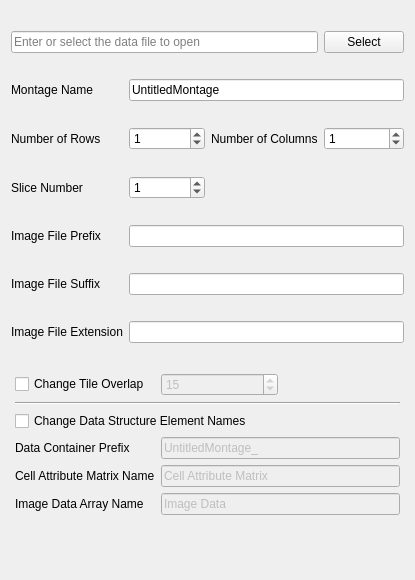
<?xml version="1.0" encoding="UTF-8"?>
<ui version="4.0">
 <class>EnterRobometDataPage</class>
 <widget class="QWizardPage" name="EnterRobometDataPage">
  <property name="geometry">
   <rect>
    <x>0</x>
    <y>0</y>
    <width>415</width>
    <height>580</height>
   </rect>
  </property>
  <property name="windowTitle">
   <string>WizardPage</string>
  </property>
  <layout class="QGridLayout" name="gridLayout" columnstretch="0,0,0,0">
   <property name="sizeConstraint">
    <enum>QLayout::SetDefaultConstraint</enum>
   </property>
   <item row="5" column="0">
    <widget class="QLabel" name="label_4">
     <property name="text">
      <string>Image File Prefix</string>
     </property>
    </widget>
   </item>
   <item row="3" column="3">
    <widget class="QSpinBox" name="numOfColsSB">
     <property name="value">
      <number>1</number>
     </property>
    </widget>
   </item>
   <item row="3" column="2">
    <widget class="QLabel" name="label_2">
     <property name="text">
      <string>Number of Columns</string>
     </property>
    </widget>
   </item>
   <item row="3" column="0">
    <widget class="QLabel" name="label">
     <property name="text">
      <string>Number of Rows</string>
     </property>
    </widget>
   </item>
   <item row="3" column="1">
    <widget class="QSpinBox" name="numOfRowsSB">
     <property name="value">
      <number>1</number>
     </property>
    </widget>
   </item>
   <item row="8" column="0" colspan="4">
    <layout class="QGridLayout" name="advancedGridLayout">
     <property name="leftMargin">
      <number>4</number>
     </property>
     <property name="topMargin">
      <number>4</number>
     </property>
     <property name="rightMargin">
      <number>4</number>
     </property>
     <property name="bottomMargin">
      <number>4</number>
     </property>
     <item row="1" column="0" colspan="3">
      <widget class="Line" name="line">
       <property name="orientation">
        <enum>Qt::Horizontal</enum>
       </property>
      </widget>
     </item>
     <item row="3" column="1" colspan="2">
      <widget class="QLineEdit" name="imageDataContainerPrefixLE">
       <property name="enabled">
        <bool>false</bool>
       </property>
       <property name="text">
        <string>UntitledMontage_</string>
       </property>
      </widget>
     </item>
     <item row="4" column="1" colspan="2">
      <widget class="QLineEdit" name="cellAttrMatrixNameLE">
       <property name="enabled">
        <bool>false</bool>
       </property>
       <property name="text">
        <string>Cell Attribute Matrix</string>
       </property>
      </widget>
     </item>
     <item row="5" column="1" colspan="2">
      <widget class="QLineEdit" name="imageArrayNameLE">
       <property name="enabled">
        <bool>false</bool>
       </property>
       <property name="text">
        <string>Image Data</string>
       </property>
      </widget>
     </item>
     <item row="5" column="0">
      <widget class="QLabel" name="label_16">
       <property name="text">
        <string>Image Data Array Name</string>
       </property>
      </widget>
     </item>
     <item row="2" column="0" colspan="3">
      <widget class="QCheckBox" name="manualDCAElementNamesCB">
       <property name="text">
        <string>Change Data Structure Element Names</string>
       </property>
      </widget>
     </item>
     <item row="3" column="0">
      <widget class="QLabel" name="label_14">
       <property name="text">
        <string>Data Container Prefix</string>
       </property>
      </widget>
     </item>
     <item row="4" column="0">
      <widget class="QLabel" name="label_15">
       <property name="text">
        <string>Cell Attribute Matrix Name</string>
       </property>
      </widget>
     </item>
     <item row="0" column="0">
      <widget class="QCheckBox" name="changeTileOverlapCB">
       <property name="text">
        <string>Change Tile Overlap</string>
       </property>
      </widget>
     </item>
     <item row="0" column="1">
      <widget class="QSpinBox" name="tileOverlapSB">
       <property name="enabled">
        <bool>false</bool>
       </property>
       <property name="maximum">
        <number>100</number>
       </property>
       <property name="value">
        <number>15</number>
       </property>
      </widget>
     </item>
    </layout>
   </item>
   <item row="9" column="0" colspan="4">
    <spacer name="verticalSpacer">
     <property name="orientation">
      <enum>Qt::Vertical</enum>
     </property>
     <property name="sizeType">
      <enum>QSizePolicy::Preferred</enum>
     </property>
     <property name="sizeHint" stdset="0">
      <size>
       <width>20</width>
       <height>30</height>
      </size>
     </property>
    </spacer>
   </item>
   <item row="1" column="3">
    <widget class="QPushButton" name="selectButton">
     <property name="text">
      <string>Select</string>
     </property>
    </widget>
   </item>
   <item row="7" column="0">
    <widget class="QLabel" name="label_6">
     <property name="text">
      <string>Image File Extension</string>
     </property>
    </widget>
   </item>
   <item row="4" column="0">
    <widget class="QLabel" name="label_3">
     <property name="text">
      <string>Slice Number</string>
     </property>
    </widget>
   </item>
   <item row="1" column="0" colspan="3">
    <widget class="QLineEdit" name="dataFileLE">
     <property name="placeholderText">
      <string>Enter or select the data file to open</string>
     </property>
    </widget>
   </item>
   <item row="6" column="0">
    <widget class="QLabel" name="label_5">
     <property name="text">
      <string>Image File Suffix</string>
     </property>
    </widget>
   </item>
   <item row="2" column="0">
    <widget class="QLabel" name="label_17">
     <property name="text">
      <string>Montage Name</string>
     </property>
    </widget>
   </item>
   <item row="2" column="1" colspan="3">
    <widget class="QLineEdit" name="montageNameLE">
     <property name="text">
      <string>UntitledMontage</string>
     </property>
    </widget>
   </item>
   <item row="5" column="1" colspan="3">
    <widget class="QLineEdit" name="imageFilePrefixLE"/>
   </item>
   <item row="6" column="1" colspan="3">
    <widget class="QLineEdit" name="imageFileSuffixLE"/>
   </item>
   <item row="7" column="1" colspan="3">
    <widget class="QLineEdit" name="imageFileExtensionLE"/>
   </item>
   <item row="4" column="1">
    <widget class="QSpinBox" name="sliceNumberSB">
     <property name="value">
      <number>1</number>
     </property>
    </widget>
   </item>
  </layout>
 </widget>
 <tabstops>
  <tabstop>dataFileLE</tabstop>
  <tabstop>selectButton</tabstop>
  <tabstop>montageNameLE</tabstop>
  <tabstop>numOfRowsSB</tabstop>
  <tabstop>numOfColsSB</tabstop>
  <tabstop>sliceNumberSB</tabstop>
  <tabstop>imageFilePrefixLE</tabstop>
  <tabstop>imageFileSuffixLE</tabstop>
  <tabstop>imageFileExtensionLE</tabstop>
  <tabstop>changeTileOverlapCB</tabstop>
  <tabstop>tileOverlapSB</tabstop>
  <tabstop>manualDCAElementNamesCB</tabstop>
  <tabstop>imageDataContainerPrefixLE</tabstop>
  <tabstop>cellAttrMatrixNameLE</tabstop>
  <tabstop>imageArrayNameLE</tabstop>
 </tabstops>
 <resources/>
 <connections/>
</ui>
